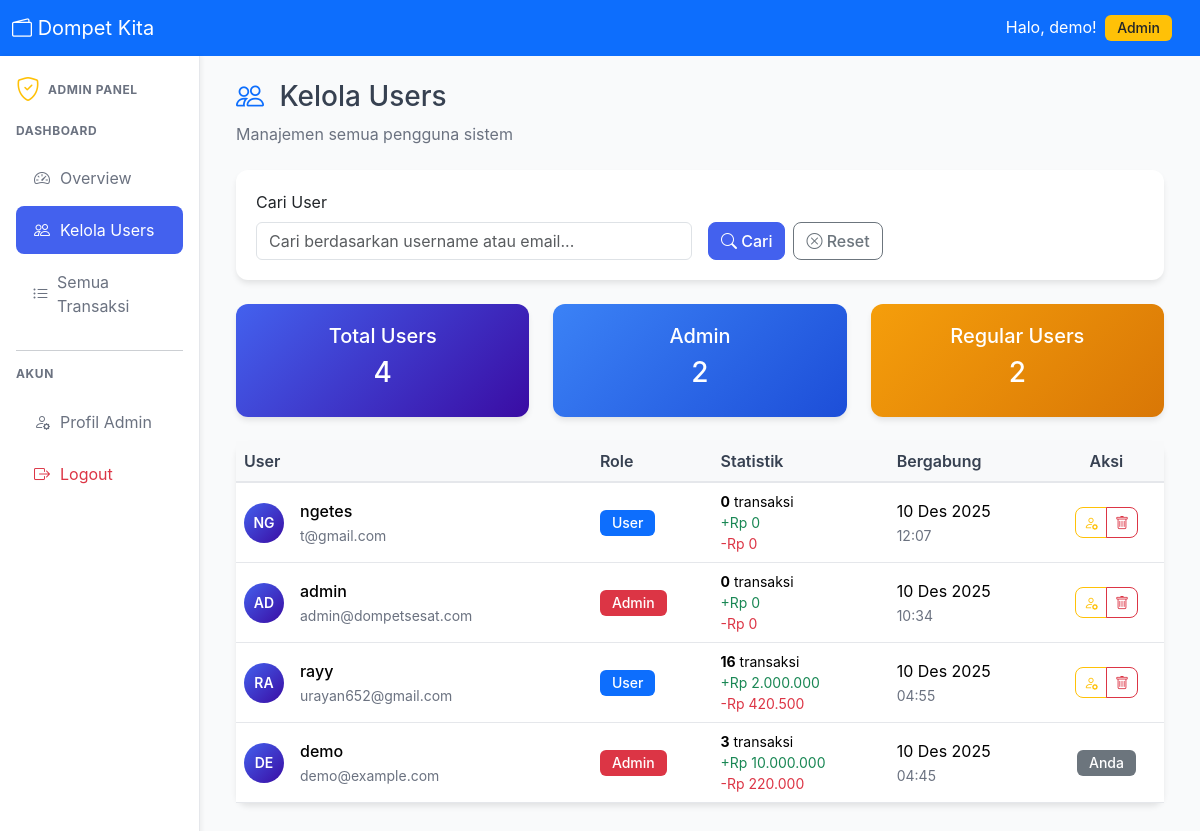
Before: /admin/users.php (signed in) with the older database file.
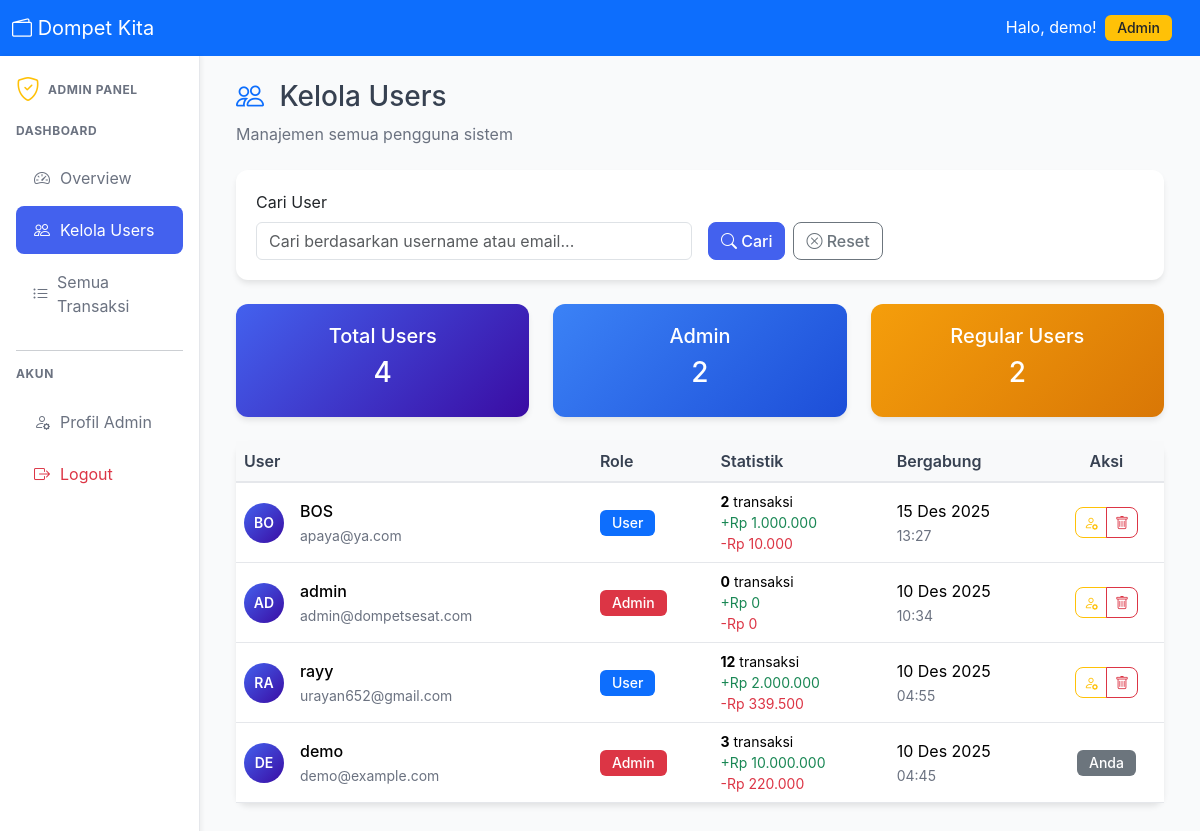
After: the same page with the newer database file.
### tables this page shows
CREATE TABLE `users` (
  `id` int NOT NULL,
  `username` varchar(50) NOT NULL,
  `name` varchar(100) NOT NULL,
  `email` varchar(100) NOT NULL,
  `password` varchar(255) NOT NULL,
  `role` enum('user','admin') DEFAULT 'user',
  `monthly_budget` decimal(15,2) DEFAULT '1500000.00',
  `created_at` timestamp NULL DEFAULT CURRENT_TIMESTAMP,
  `updated_at` timestamp NULL DEFAULT CURRENT_TIMESTAMP ON UPDATE CURRENT_TIMESTAMP
);

### crud/admin-crud.php (called while the page is built, shortened)
<?php
function getAllUsers($page = 1, $per_page = 20, $search = '') {
    $db = getDB();
    $where = "WHERE 1=1";
    $params = [];
    $types = "";
    $count_query = "SELECT COUNT(*) as total FROM users $where";
    if (!empty($params)) {
        $count_stmt = $db->prepare($count_query);
        $count_stmt->bind_param($types, ...$params);
        $count_stmt->execute();
        $total = $count_stmt->get_result()->fetch_assoc()['total'];
    } else {
        $total = $db->query($count_query)->fetch_assoc()['total'];
    }
    $query = "
        SELECT id, username, email, role, monthly_budget, created_at,
               (SELECT COUNT(*) FROM transactions WHERE user_id = users.id) as transaction_count,
               (SELECT COALESCE(SUM(amount), 0) FROM transactions WHERE user_id = users.id AND type = 'income') as total_income,
               (SELECT COALESCE(SUM(amount), 0) FROM transactions WHERE user_id = users.id AND type = 'expense') as total_expense
        FROM users
        $where
        ORDER BY created_at DESC
        LIMIT ? OFFSET ?
    ";
    $offset = ($page - 1) * $per_page;
    $params[] = $per_page;
    $params[] = $offset;
    $types .= "ii";
    $stmt = $db->prepare($query);
    if (!empty($params)) {
        $stmt->bind_param($types, ...$params);
    }
    $stmt->execute();
    $result = $stmt->get_result();
    $users = [];
    while ($row = $result->fetch_assoc()) {
        $users[] = $row;
    }
    return [
        'data' => $users,
        'total' => $total,
        'page' => $page,
        'per_page' => $per_page,
        'total_pages' => ceil($total / $per_page)
    ];
}
?>

### config.php (called while the page is built, shortened)
<?php
function formatRupiah($angka) {
    return 'Rp ' . number_format((float)$angka, 0, ',', '.');
}
function formatTanggal($tanggal) {
    $bulan = [
        '01' => 'Jan', '02' => 'Feb', '03' => 'Mar', '04' => 'Apr',
        '05' => 'Mei', '06' => 'Jun', '07' => 'Jul', '08' => 'Ags',
        '09' => 'Sep', '10' => 'Okt', '11' => 'Nov', '12' => 'Des'
    ];
    $tgl = date('d', strtotime($tanggal));
    $bln = $bulan[date('m', strtotime($tanggal))];
    $thn = date('Y', strtotime($tanggal));
    return "$tgl $bln $thn";
}
?>

### admin/users.php (the view, shortened to what the changed rows need)
<?php
require_once '../config.php';
require_once '../crud/admin-crud.php';
if (isset($_GET['page'])) {
    $page = $_GET['page'];
} else {
    $page = 1;
}
if (isset($_GET['search'])) {
    $search = $_GET['search'];
} else {
    $search = '';
}
$result = getAllUsers($page, 15, $search);
$users = $result['data'];
include '../includes/header.php';
include '../includes/admin-sidebar.php';
?>
<div class="d-flex justify-content-between align-items-center mb-4">
    <div>
        <h1 class="h3">
            <i class="bi bi-people text-primary me-2"></i>
            Kelola Users
        </h1>
    </div>
</div>
<div class="card">
    <div class="card-body p-0">
        <?php if (empty($users)): ?>
        <div class="text-center p-5">
            <i class="bi bi-people fs-1 text-muted"></i>
            <h5 class="mt-3">Tidak ada user</h5>
            <p class="text-muted">Belum ada user yang sesuai dengan pencarian Anda</p>
        </div>
        <?php else: ?>
        <div class="table-responsive">
            <table class="table table-hover mb-0">
                <thead class="table-light">
                    <tr>
                        <th>User</th>
                        <th>Role</th>
                        <th>Statistik</th>
                        <th>Bergabung</th>
                        <th class="text-center">Aksi</th>
                    </tr>
                </thead>
                <tbody>
                    <?php foreach ($users as $user): ?>
                    <tr>
                        <td>
                            <div class="d-flex align-items-center">
                                <div class="avatar-circle me-3">
                                    <?php echo strtoupper(substr($user['username'], 0, 2)); ?>
                                </div>
                                <div>
                                    <div class="fw-medium"><?php echo htmlspecialchars($user['username']); ?></div>
                                    <small class="text-muted"><?php echo htmlspecialchars($user['email']); ?></small>
                                </div>
                            </div>
                        </td>
                        <td>
                            <span class="badge <?php echo $user['role'] === 'admin' ? 'bg-danger' : 'bg-primary'; ?>">
                                <?php echo $user['role'] === 'admin' ? 'Admin' : 'User'; ?>
                            </span>
                        </td>
                        <td>
                            <div class="small">
                                <div><strong><?php echo number_format($user['transaction_count']); ?></strong> transaksi</div>
                                <div class="text-success">+<?php echo formatRupiah($user['total_income']); ?></div>
                                <div class="text-danger">-<?php echo formatRupiah($user['total_expense']); ?></div>
                            </div>
                        </td>
                        <td>
                            <div><?php echo formatTanggal($user['created_at']); ?></div>
                            <small class="text-muted"><?php echo date('H:i', strtotime($user['created_at'])); ?></small>
                        </td>
                        <td class="text-center">
                            <div class="btn-group btn-group-sm">
                                <?php if ($user['id'] != $_SESSION['user_id']): ?>
                                <button class="btn btn-outline-warning"
                                        onclick="changeRole(<?php echo $user['id']; ?>, '<?php echo htmlspecialchars($user['username']); ?>', '<?php echo $user['role']; ?>')"
                                        title="Ubah Role">
                                    <i class="bi bi-person-gear"></i>
                                </button>
                                <button class="btn btn-outline-danger"
                                        onclick="deleteUser(<?php echo $user['id']; ?>, '<?php echo htmlspecialchars($user['username']); ?>')"
                                        title="Hapus User">
                                    <i class="bi bi-trash"></i>
                                </button>
                                <?php else: ?>
                                <span class="badge bg-secondary">Anda</span>
                                <?php endif; ?>
                            </div>
                        </td>
                    </tr>
                    <?php endforeach; ?>
                </tbody>
            </table>
        </div>
        <?php endif; ?>
    </div>
</div>
<?php
include '../includes/footer.php';
?>

Changed rows visible on the page:
removed users: username "NG", username "ngetes", email "t@gmail.com", role "User", transaction_count "0", total_income "Rp 0", total_expense "Rp 0", created_at "10 Des 2025", created_at "12:07"
added users: username "BO", username "BOS", email "apaya@ya.com", role "User", transaction_count "2", total_income "Rp 1.000.000", total_expense "Rp 10.000", created_at "15 Des 2025", created_at "13:27"
changed users "rayy": transaction_count "16" → "12"; total_expense "Rp 420.500" → "Rp 339.500"
